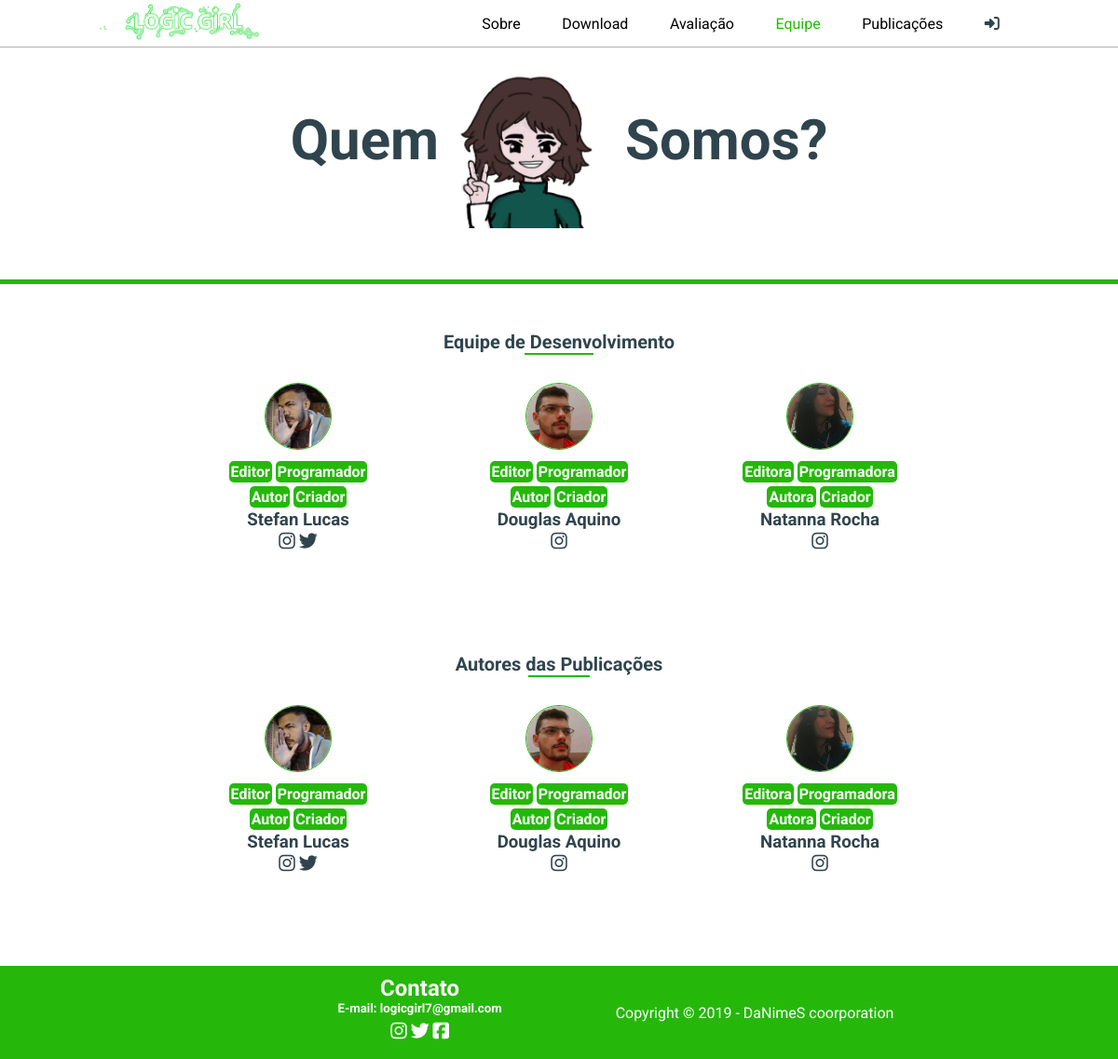
/equipe, run on the app's committed database.
### logicgirlapp/models.py (models this page shows, shortened)
class Usuario(models.Model):
    nome = models.CharField("Nome do usuario",max_length=150)
    bio = models.CharField("Biografia",max_length=1500, null=True, blank=True)
    perfil = models.CharField("Url da Imagem para perfil",max_length=3000, null=True, blank=True)
    user = models.ForeignKey(User,on_delete=models.CASCADE)
    cargos = models.ManyToManyField(Cargo, blank=True)
    redes = models.ManyToManyField(RedeSocial)

class Cargo(models.Model):
    tipo = models.CharField("Cargo",max_length=50)

class RedeSocial(models.Model):
    redes_disponiveis = (("0","Instagram"),("1","twitter"),("2","Facebook"))
    rede = models.CharField("Rede social",max_length=50,choices=redes_disponiveis)
    tipo = models.CharField("codigo da rede",max_length=150,null=True,blank=True,editable=False)
    link = models.CharField("Link do perfil",max_length=1500,blank=True,null=True)

### logicgirlapp/views.py (the view)
# urls.py: path('equipe',equipe,name="equipe"),
def equipe(request):
    logado = None
    if request.user.is_authenticated:
        logado = request.user
    devs = []
    autores = []
    for user in Usuario.objects.all():
        for i in user.cargos.all():
            if "Criador" == i.tipo:
                devs.append(user)
            if "Autor" == i.tipo or "Autora" == i.tipo:
                autores.append(user)
    return render(request, "equipe.html", {"logado":logado,"devs":devs,"autores":autores})

### logicgirlapp/templates/equipe.html (shortened to what this page needs)
<!DOCTYPE html>
{% load static %}
<html lang="pt-br">
<head>
    <link rel="stylesheet" href="{% static 'estilos/estilos.css' %}">
    <link rel="stylesheet" href="{% static 'estilos/equipe.css' %}">
</head>
<body>
    <nav class="navbar">
        <a href="{% url 'home' %}"><img class="logo" src="{% static 'imagens/logo.png' %}"></a>
        <div class="menu">
            <a class="btn-menu" href="{% url 'home' %}">Sobre</a>
            <a class="btn-menu" href="{% url 'download' %}">Download</a>
            <a class="btn-menu" href="{% url 'avaliacao' %}">Avaliação</a>
            <a class="btn-menu sel" href="{% url 'equipe' %}">Equipe</a>
            <a class="btn-menu" href="{% url 'publicacoes' %}">Publicações</a>
            {% if logado %}
                <a class="btn-menu" href="#">Escrever</a>
                <a class="btn-menu" href="{% url 'logout' %}"><i class="fas fa-sign-out-alt"></i></a>
            {% else %}
                <a class="btn-menu" href="{% url 'login' %}"><i class="fas fa-sign-in-alt"></i></a>
            {% endif %}
        </div>
    </nav>
    <div class="quem-somos">
        <h3 class="texto-quem">Quem </h3>
        <img class="img-quem-somos" src="{% static 'imagens/sam2.png' %}">
        <h3 class="texto-quem">Somos?</h3>
    </div>
    <div class="devs">
        <div class="caixa-titulo">
            <h3 class="titulo-secao">Equipe de Desenvolvimento</h3>
            <div class="linha"></div>
        </div>
        <div class="usuarios">
            {% for user in devs %}
                <div class="usuario">
                    <img class="img-user" src="{% static user.perfil %}">
                    <div class="cargos">
                        {% for cargo in user.cargos.all %}
                            <div class="cargo-user">{{cargo.tipo}}</div>
                        {% endfor %}
                    </div>
                    <h3 class="nome-user">{{user.nome}}</h3>
                    <div class="redes">
                        {% for rs in user.redes.all %}
                            <a class="rede-user" href="{{rs.link}}"><i class="{{rs.tipo}}"></i></a>
                        {% endfor %}
                    </div>
                </div>
            {% endfor %}
        </div>
    </div>
    <div class="devs">
        <div class="caixa-titulo">
            <h3 class="titulo-secao">Autores das Publicações</h3>
            <div class="linha"></div>
        </div>
        <div class="usuarios">
            {% for user in autores %}
                <div class="usuario">
                    <img class="img-user" src="{% static user.perfil %}">
                    <div class="cargos">
                        {% for cargo in user.cargos.all %}
                            <div class="cargo-user">{{cargo.tipo}}</div>
                        {% endfor %}
                    </div>
                    <h3 class="nome-user">{{user.nome}}</h3>
                    <div class="redes">
                        {% for rs in user.redes.all %}
                            <a class="rede-user" href="{{rs.link}}"><i class="{{rs.tipo}}"></i></a>
                        {% endfor %}
                    </div>
                </div>
            {% endfor %}
        </div>
    </div>
    <nav class="navbottom">
        <div class="caixa-rodape">
            <div class="contato-rodape">
                <h2 class="contato-rodape-text">Contato</h2>
                <h5 class="contato-rodape-text"><b class="contato-rodape-text">E-mail:</b> logicgirl7@gmail.com</h5>
                <div class="redes-sociais">
                    <a class="rede-social" href="https://instagram.com/logic__girl_"><i class="contato-rodape-text fab fa-instagram"></i></a>
                    <a class="rede-social" href="https://instagram.com/logic__girl_"><i class="contato-rodape-text fab fa-twitter"></i></a>
                    <a class="rede-social" href="https://instagram.com/logic__girl_"><i class="contato-rodape-text fab fa-facebook-square"></i></a>
                </div>
            </div>
            <div class="copyright">
                Copyright © 2019 - DaNimeS coorporation
            </div>
        </div>
    </nav>
</body>
</html>

### static/estilos/estilos.css (style rules this page uses)
* { padding: 0%; margin: 0%; text-decoration: none; font-family: 'Roboto', sans-serif; color: #30444E; }
a { color: black; }
.navbar { z-index: 2; position: fixed; top: 0%; left: 0%; background-color: white; width: 100%; height: 50px; border-bottom: 1px solid rgb(177, 177, 177); display: flex; align-items: center; justify-content: space-around; }
body { display: flex; flex-direction: column; align-items: center; }
.logo { width: 180px; }
.menu { width: 50%; display: flex; align-items: center; justify-content: space-around; }
.btn-menu { cursor: pointer; color: black; }
.contato-rodape { color: white; min-width: 50%; height: 70px; margin-bottom: 10px; display: flex; flex-direction: column; align-items: center; }
.contato-rodape-text { color: white; }
.redes-sociais { margin-top: 5px; }
.rede-social { color: black; font-size: 20px; }
.navbottom { margin-top: 40px; width: 100%; height: 100%; padding-top: 10px; padding-bottom: 10px; display: flex; align-items: center; justify-content: center; color: white; background-color: #25B80A; }
.caixa-rodape { width: 70%; height: 100%; display: flex; flex-wrap: wrap; align-items: center; justify-content: center; }
.copyright { color: white; text-align: center; }
.sel { color: #25B80A; }
.caixa-titulo { display: flex; flex-direction: column; align-items: center; justify-content: center; }
.linha { width: 30%; height: 2px; background-color: #25B80A; }

### static/estilos/equipe.css (style rules this page uses)
a { color: #263238; ; }
.quem-somos { width: 100%; height: 300px; border-bottom: 5px solid #25B80A; display: flex; flex-wrap: wrap; align-items: center; justify-content: center; }
.texto-quem { width: max-content; height: max-content; font-size: 60px; }
.img-quem-somos { width: 200px; }
.devs { margin-top: 50px; margin-bottom: 50px; width: 70%; height: max-content; display: flex; flex-direction: column; align-items: center; }
.titulo-secao { font-size: 20px; }
.usuarios { margin-top: 20px; width: 100%; display: flex; flex-wrap: wrap; align-items: center; justify-content: space-around; }
.usuario { min-width: 150px; max-width: 180px; height: 200px; display: flex; flex-direction: column; align-items: center; }
.img-user { width: 70px; height: 70px; border-radius: 50%; border: 1px solid #25B80A; margin-top: 10px; margin-bottom: 10px; }
.cargos { width: 100%; display: flex; flex-wrap: wrap; align-items: center; justify-content: center; }
.cargo-user { background-color: #25B80A; color: white; font-weight: bold; padding: 2px; margin: 2px; border-radius: 5px; }
.rede-user { font-size: 20px; }

### data on the page
Usuario: perfil (picture), nome "Stefan Lucas"
Cargo: tipo "Editor"
Cargo: tipo "Programador"
Cargo: tipo "Autor"
Cargo: tipo "Criador"
Usuario: perfil (picture), nome "Douglas Aquino"
Usuario: perfil (picture), nome "Natanna Rocha"
Cargo: tipo "Editora"
Cargo: tipo "Programadora"
Cargo: tipo "Autora"
